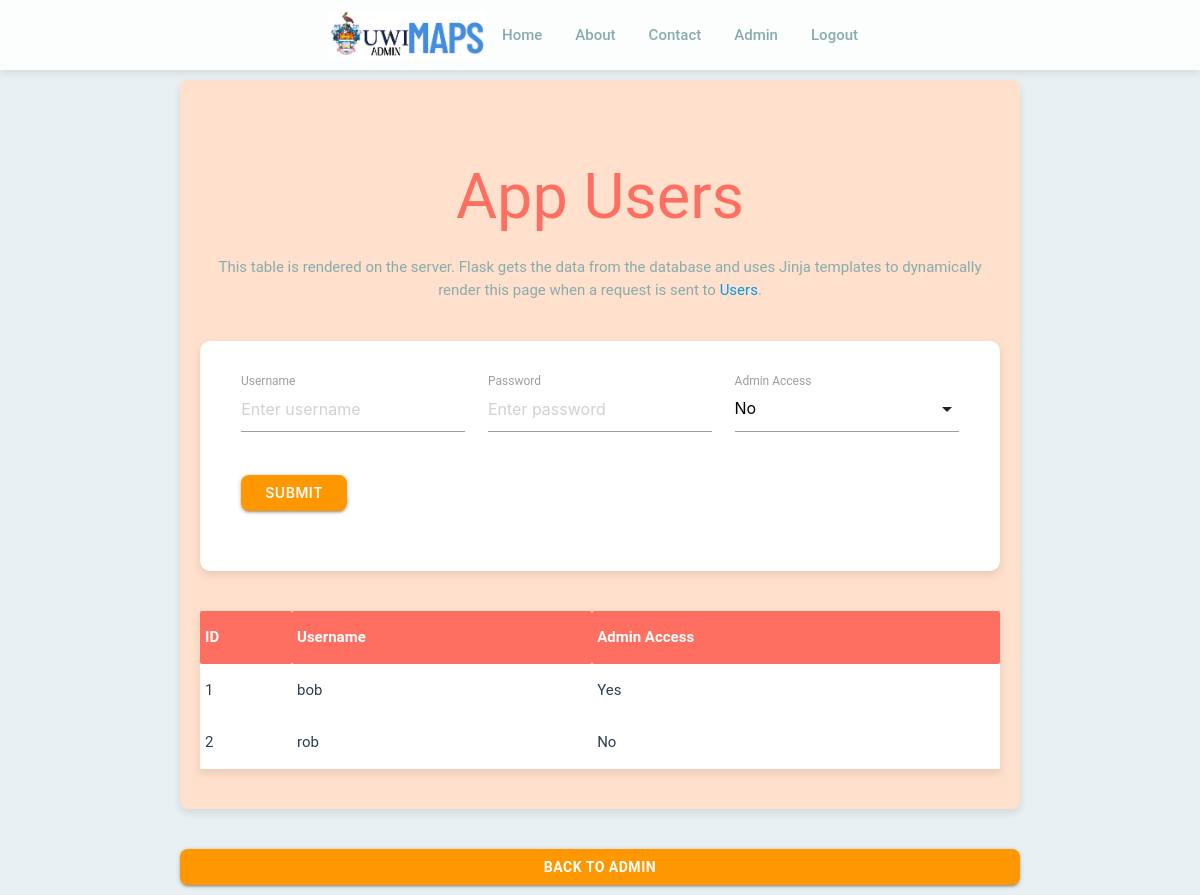
Screenshot of /users with the database file from the repository.
### App/models/user.py (models this page shows, shortened)
class User(db.Model):
    id = db.Column(db.Integer, primary_key=True)
    username =  db.Column(db.String(20), nullable=False, unique=True)
    password = db.Column(db.String(120), nullable=False)
    isAdmin = db.Column(db.Boolean, default=False)

### App/views/user.py (the view)
@user_views.route('/users', methods=['GET'])
def get_user_page():
    users = get_all_users()
    return render_template('users.html', users=users)

### App/controllers/auth.py (called while the page is built)
def add_auth_context(app):
  @app.context_processor
  def inject_user():
      try:
          verify_jwt_in_request()
          user_id = get_jwt_identity()
          current_user = User.query.get(user_id)
          is_authenticated = True
      except Exception as e:
          print(e)
          is_authenticated = False
          current_user = None
      return dict(is_authenticated=is_authenticated, current_user=current_user)

### App/controllers/user.py (called while the page is built)
def get_all_users():
    return User.query.all()

### App/templates/users.html (shortened to what this page needs)
{% extends "adminLayout.html" %}
{% block content %}
<div class="app-users-section">
  <h1 style="text-align: center;">App Users</h1>
  <p>
    This table is rendered on the server. Flask gets the data from the database and uses Jinja templates to dynamically render this page when a request is sent to
    <a href="/users">Users</a>.
  </p>
  <div class="form-card">
    <form method="POST" action="/users">
      <div class="row">
        <div class="input-field col s12 m4">
          <label for="username">Username</label>
          <input placeholder="Enter username" name="username" type="text" class="validate">
        </div>
        <div class="input-field col s12 m4">
          <label for="password">Password</label>
          <input placeholder="Enter password" name="password" type="password" class="validate">
        </div>
        <div class="input-field col s12 m4">
          <label for="isAdmin">Admin Access</label>
        </div>
      </div>
      <div class="row">
        <div class="col s12">
          <button class="btn orange" type="submit" name="action">Submit</button>
        </div>
      </div>
    </form>
  </div>
  <table class="striped responsive-table">
    <thead>
      <tr>
        <th>ID</th>
        <th>Username</th>
        <th>Admin Access</th>
      </tr>
    </thead>
    <tbody>
      {% for user in users %}
      <tr>
        <td>{{ user.id }}</td>
        <td>{{ user.username }}</td>
        <td>{{ 'Yes' if user.isAdmin else 'No' }}</td>
      </tr>
      {% endfor %}
    </tbody>
  </table>
</div>
<div class="back">
  <a href="/admin" class="btn orange">Back to Admin</a>
{% endblock %}

### App/static/adminView.css (style rules this page uses)
:root { --primary: #FF6F61; --secondary: #F0F4F8; --accent: #4A90E2; --light-bg: #E8F0F2; --text-dark: #2C3E50; --text-medium: #87acaf; --highlight: #9fe2f9; --complementary: #B2B2D1; }
* { margin: 0; padding: 0; box-sizing: border-box; }
html, body { margin: 0; padding: 0; font-family: 'Roboto', sans-serif; background: var(--light-bg); min-height: 100vh; }
.input-field { margin-bottom: 20px; background-color: #FFFFFF; padding: 10px; border-radius: 6px; }
.input-field input, .input-field select { width: 100%; padding: 10px; border: 1px solid #DDD3C0; border-radius: 6px; font-size: 16px; background-color: #FFF7F0; }
.input-field label { display: block; font-size: 14px; color: #3E2723; margin-bottom: 5px; }
.btn, .button { background-color: var(--primary); color: white; border: none; font-size: 14px; font-weight: 600; cursor: pointer; border-radius: 8px; padding: 10px 20px; transition: 0.3s; }
.btn.orange { background-color: #ff7043; }

### App/templates/users.html (style rules this page uses)
:root { --primary: #FF6F61; --secondary: #F0F4F8; --accent: #4A90E2; --light-bg: #E8F0F2; --text-dark: #2C3E50; --text-medium: #87acaf; --highlight: #9fe2f9; --complementary: #B2B2D1; }
* { margin: 0; padding: 0; box-sizing: border-box; }
body { font-family: 'Roboto', sans-serif; background-color: #f5f5f5; color: #333; margin: 0; padding: 0; font-family: 'Roboto', sans-serif; background: var(--light-bg); min-height: 100vh; }
.app-users-section { padding: 40px 20px; margin-top: 80px; background-color: #FFE0CC; border-radius: 8px; box-shadow: 0 4px 8px rgba(0, 0, 0, 0.1); }
h1 { text-align: center; font-size: 2.5rem; color: var(--primary); margin-bottom: 30px; }
p { font-size: 1rem; color: var(--text-medium); text-align: center; margin-bottom: 40px; }
.form-card { background-color: #fff; padding: 30px; border-radius: 10px; box-shadow: 0 4px 8px rgba(0, 0, 0, 0.1); margin-bottom: 40px; }
.form-card input, .form-card select { margin-bottom: 20px; }
.form-card button { background-color: var(--primary); color: #fff; font-weight: bold; border-radius: 5px; padding: 12px 25px; cursor: pointer; transition: background-color 0.3s ease; }
table { width: 100%; border-collapse: collapse; margin-top: 20px; box-shadow: 0 4px 8px rgba(0, 0, 0, 0.1); }
th, td { padding: 12px; text-align: left; border-bottom: 1px solid var(--border-color); }
th { background-color: var(--primary); color: #fff; font-weight: bold; }
td { background-color: #fff; color: var(--text-dark); }
.striped tbody tr:nth-child(even) { background-color: #f9f9f9; }
.back { margin-top: 40px; text-align: center; }
.back a { padding: 12px 25px; background-color: var(--primary); color: #fff; text-decoration: none; font-weight: bold; border-radius: 5px; transition: background-color 0.3s ease; }
.btn.orange { background-color: var(--primary); color: white; border: none; font-size: 14px; font-weight: 600; cursor: pointer; border-radius: 8px; padding: 12px 24px; transition: 0.3s; display: flex; justify-content: center; align-items: center; margin-bottom: 10px; }

### rows the page displays
User: id "1", username "bob", isAdmin "Yes"
User: id "2", username "rob", isAdmin "No"
